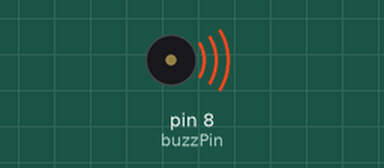
Recording of a sketch running on a simulated Arduino Uno, built with avr-gcc and run on an emulated ATmega328P. Shown: buzzer (waves = sounding).

Above: at 0.1 s.
Timing chart, 0 to 40.0 s (numbered marks = the images above):
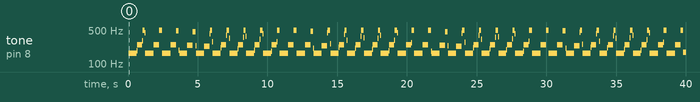

Measured:
- by itself, tone on pin 8 (buzzPin): plays 166 Hz for 0.56 s, 189 Hz for 0.04 s, 249 Hz for 0.36 s, 301 Hz for 0.04 s, 496 Hz for 0.16 s, 444 Hz for 0.04 s … (165 notes in this stretch)

The sketch:

buzzer.ino.ino
```cpp
// C++ code
int buzzPin=8;
int d1=3;
int d2=2;
int d3=1;
int j;
void setup()
{
 pinMode(buzzPin,OUTPUT);
}

void loop()
{
  for (j=1;j<=100;j++){
  digitalWrite(buzzPin,HIGH);
    delay(d1);
  digitalWrite(buzzPin,LOW);
    delay(d1);

  }
  for (j=1;j<=100;j++){
  digitalWrite(buzzPin,HIGH);
    delay(d2);
  digitalWrite(buzzPin,LOW);
    delay(d2);
  }
  for (j=1;j<=100;j++){
  digitalWrite(buzzPin,HIGH);
    delay(d3);
  digitalWrite(buzzPin,LOW);
    delay(d3);
  }
}
```
